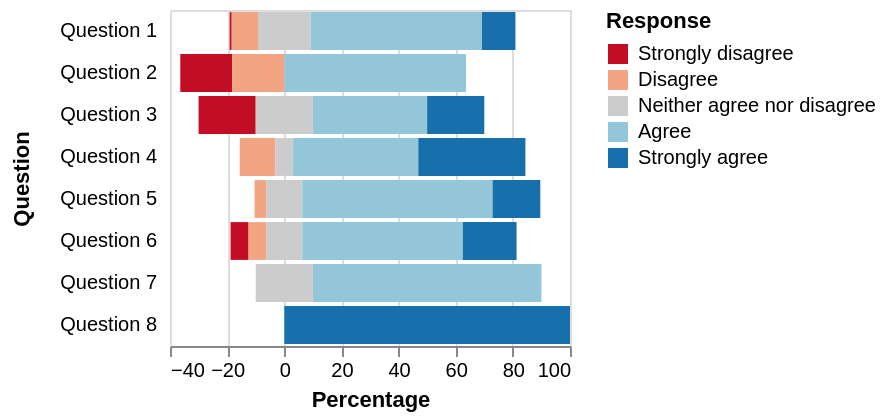

This figure's Vega-Lite source:
### Vega specification from a JSON file in a GitHub repository (floating-point values rounded to 4 significant figures)
{"$schema": "https://vega.github.io/schema/vega/v4.json", "description": "A diverging stacked bar chart for sentiments towards a set of eight questions, displayed as percentages with neutral responses straddling the 0% mark", "autosize": "pad", "padding": 5, "width": 200, "style": "cell", "data": [{"name": "source_0", "values": [{"question": "Question 1", "type": "Strongly disagree", "value": 24, "percentage": 0.7, "percentage_start": -19.1, "percentage_end": -18.4}, {"question": "Question 1", "type": "Disagree", "value": 294, "percentage": 9.1, "percentage_start": -18.4, "percentage_end": -9.2}, {"question": "Question 1", "type": "Neither agree nor disagree", "value": 594, "percentage": 18.5, "percentage_start": -9.2, "percentage_end": 9.2}, {"question": "Question 1", "type": "Agree", "value": 1927, "percentage": 59.9, "percentage_start": 9.2, "percentage_end": 69.2}, {"question": "Question 1", "type": "Strongly agree", "value": 376, "percentage": 11.7, "percentage_start": 69.2, "percentage_end": 80.9}, {"question": "Question 2", "type": "Strongly disagree", "value": 2, "percentage": 18.2, "percentage_start": -36.4, "percentage_end": -18.2}, {"question": "Question 2", "type": "Disagree", "value": 2, "percentage": 18.2, "percentage_start": -18.2, "percentage_end": 0}, {"question": "Question 2", "type": "Neither agree nor disagree", "value": 0, "percentage": 0, "percentage_start": 0, "percentage_end": 0}, {"question": "Question 2", "type": "Agree", "value": 7, "percentage": 63.6, "percentage_start": 0, "percentage_end": 63.6}, {"question": "Question 2", "type": "Strongly agree", "value": 11, "percentage": 0, "percentage_start": 63.6, "percentage_end": 63.6}, {"question": "Question 3", "type": "Strongly disagree", "value": 2, "percentage": 20, "percentage_start": -30, "percentage_end": -10}, {"question": "Question 3", "type": "Disagree", "value": 0, "percentage": 0, "percentage_start": -10, "percentage_end": -10}, {"question": "Question 3", "type": "Neither agree nor disagree", "value": 2, "percentage": 20, "percentage_start": -10, "percentage_end": 10}, {"question": "Question 3", "type": "Agree", "value": 4, "percentage": 40, "percentage_start": 10, "percentage_end": 50}, {"question": "Question 3", "type": "Strongly agree", "value": 2, "percentage": 20, "percentage_start": 50, "percentage_end": 70}, {"question": "Question 4", "type": "Strongly disagree", "value": 0, "percentage": 0, "percentage_start": -15.6, "percentage_end": -15.6}, {"question": "Question 4", "type": "Disagree", "value": 2, "percentage": 12.5, "percentage_start": -15.6, "percentage_end": -3.1}, {"question": "Question 4", "type": "Neither agree nor disagree", "value": 1, "percentage": 6.3, "percentage_start": -3.1, "percentage_end": 3.1}, {"question": "Question 4", "type": "Agree", "value": 7, "percentage": 43.8, "percentage_start": 3.1, "percentage_end": 46.9}, {"question": "Question 4", "type": "Strongly agree", "value": 6, "percentage": 37.5, "percentage_start": 46.9, "percentage_end": 84.4}, {"question": "Question 5", "type": "Strongly disagree", "value": 0, "percentage": 0, "percentage_start": -10.4, "percentage_end": -10.4}, {"question": "Question 5", "type": "Disagree", "value": 1, "percentage": 4.2, "percentage_start": -10.4, "percentage_end": -6.3}, {"question": "Question 5", "type": "Neither agree nor disagree", "value": 3, "percentage": 12.5, "percentage_start": -6.3, "percentage_end": 6.3}, {"question": "Question 5", "type": "Agree", "value": 16, "percentage": 66.7, "percentage_start": 6.3, "percentage_end": 72.9}, {"question": "Question 5", "type": "Strongly agree", "value": 4, "percentage": 16.7, "percentage_start": 72.9, "percentage_end": 89.6}, {"question": "Question 6", "type": "Strongly disagree", "value": 1, "percentage": 6.3, "percentage_start": -18.8, "percentage_end": -12.5}, {"question": "Question 6", "type": "Disagree", "value": 1, "percentage": 6.3, "percentage_start": -12.5, "percentage_end": -6.3}, {"question": "Question 6", "type": "Neither agree nor disagree", "value": 2, "percentage": 12.5, "percentage_start": -6.3, "percentage_end": 6.3}, {"question": "Question 6", "type": "Agree", "value": 9, "percentage": 56.3, "percentage_start": 6.3, "percentage_end": 62.5}, {"question": "Question 6", "type": "Strongly agree", "value": 3, "percentage": 18.8, "percentage_start": 62.5, "percentage_end": 81.3}, {"question": "Question 7", "type": "Strongly disagree", "value": 0, "percentage": 0, "percentage_start": -10, "percentage_end": -10}, {"question": "Question 7", "type": "Disagree", "value": 0, "percentage": 0, "percentage_start": -10, "percentage_end": -10}, {"question": "Question 7", "type": "Neither agree nor disagree", "value": 1, "percentage": 20, "percentage_start": -10, "percentage_end": 10}, {"question": "Question 7", "type": "Agree", "value": 4, "percentage": 80, "percentage_start": 10, "percentage_end": 90}, {"question": "Question 7", "type": "Strongly agree", "value": 0, "percentage": 0, "percentage_start": 90, "percentage_end": 90}, {"question": "Question 8", "type": "Strongly disagree", "value": 0, "percentage": 0, "percentage_start": 0, "percentage_end": 0}, {"question": "Question 8", "type": "Disagree", "value": 0, "percentage": 0, "percentage_start": 0, "percentage_end": 0}, {"question": "Question 8", "type": "Neither agree nor disagree", "value": 0, "percentage": 0, "percentage_start": 0, "percentage_end": 0}, {"question": "Question 8", "type": "Agree", "value": 0, "percentage": 0, "percentage_start": 0, "percentage_end": 0}, {"question": "Question 8", "type": "Strongly agree", "value": 2, "percentage": 100, "percentage_start": 0, "percentage_end": 100}]}, {"name": "data_0", "source": "source_0", "transform": [{"type": "formula", "expr": "toNumber(datum[\"percentage_start\"])", "as": "percentage_start"}, {"type": "formula", "expr": "toNumber(datum[\"percentage_end\"])", "as": "percentage_end"}, {"type": "filter", "expr": "datum[\"percentage_start\"] !== null && !isNaN(datum[\"percentage_start\"])"}]}], "signals": [{"name": "y_step", "value": 21}, {"name": "height", "update": "bandspace(domain('y').length, 0.1, 0.05) * y_step"}], "marks": [{"name": "marks", "type": "rect", "style": ["bar"], "from": {"data": "data_0"}, "encode": {"update": {"fill": {"scale": "color", "field": "type"}, "x": {"scale": "x", "field": "percentage_start"}, "x2": {"scale": "x", "field": "percentage_end"}, "y": {"scale": "y", "field": "question"}, "height": {"scale": "y", "band": true}}}}], "scales": [{"name": "x", "type": "linear", "domain": {"data": "data_0", "fields": ["percentage_start", "percentage_end"]}, "range": [0, {"signal": "width"}], "nice": true, "zero": true}, {"name": "y", "type": "band", "domain": {"data": "data_0", "field": "question", "sort": true}, "range": {"step": {"signal": "y_step"}}, "paddingInner": 0.1, "paddingOuter": 0.05}, {"name": "color", "type": "ordinal", "domain": ["Strongly disagree", "Disagree", "Neither agree nor disagree", "Agree", "Strongly agree"], "range": ["#c30d24", "#f3a583", "#cccccc", "#94c6da", "#1770ab"]}], "axes": [{"scale": "x", "orient": "bottom", "grid": false, "title": "Percentage", "labelFlush": true, "labelOverlap": true, "tickCount": {"signal": "ceil(width/40)"}, "zindex": 1}, {"scale": "x", "orient": "bottom", "grid": true, "tickCount": {"signal": "ceil(width/40)"}, "gridScale": "y", "domain": false, "labels": false, "maxExtent": 0, "minExtent": 0, "ticks": false, "zindex": 0}, {"scale": "y", "orient": "left", "grid": false, "title": "Question", "domain": false, "minExtent": 60, "offset": 5, "ticks": false, "zindex": 1}], "legends": [{"title": "Response", "fill": "color", "encode": {"symbols": {"update": {"shape": {"value": "square"}}}}}], "config": {"axisY": {"minExtent": 30}}}
